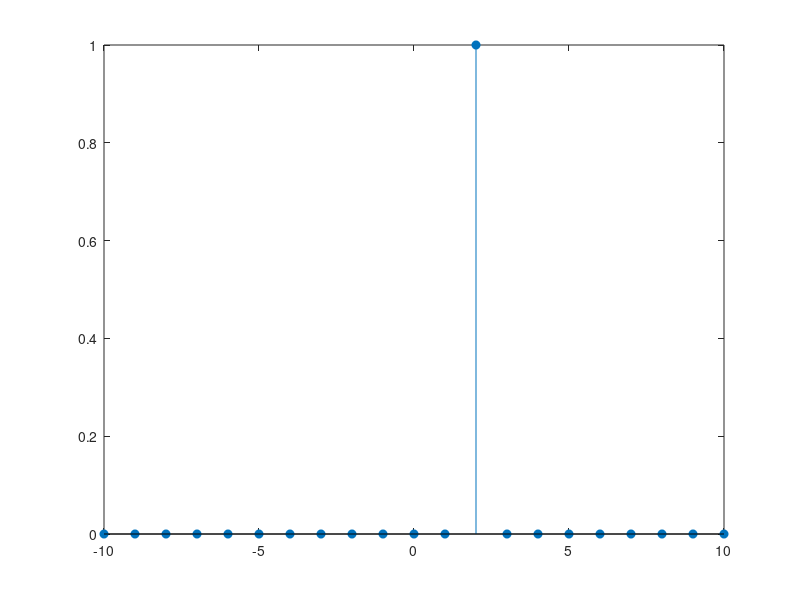
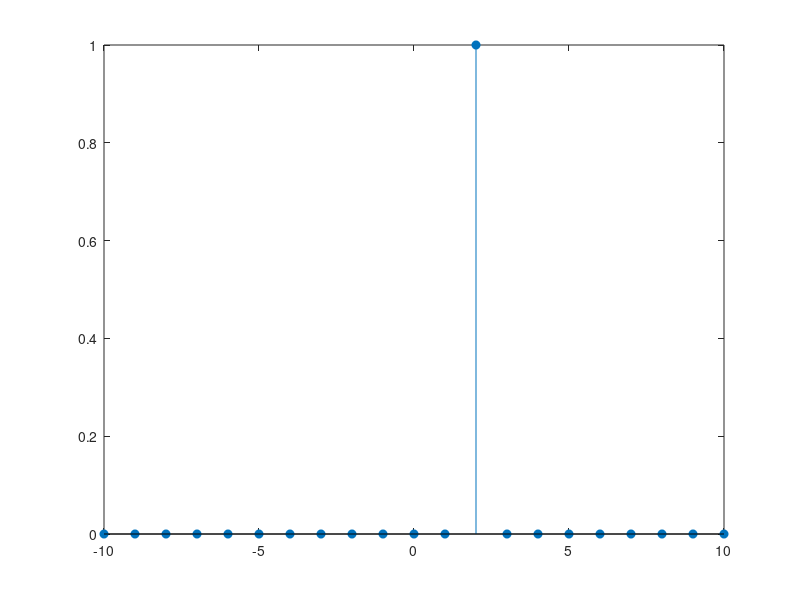

The MATLAB source for these figures, in order:
#deltaDira  delta=(n-0)==0;
#degrau unitario u = (n-0)>=0;
# delta[n-2] = u[n-2] - u[n-3]

n=-10:10;
delta=(n-2)==0;
u1 = (n-2)>=0;
u2 = (n-3)>=0;
uf = u1-u2;
figure
stem(n, uf, 'filled');
figure
stem(n, delta, 'filled');